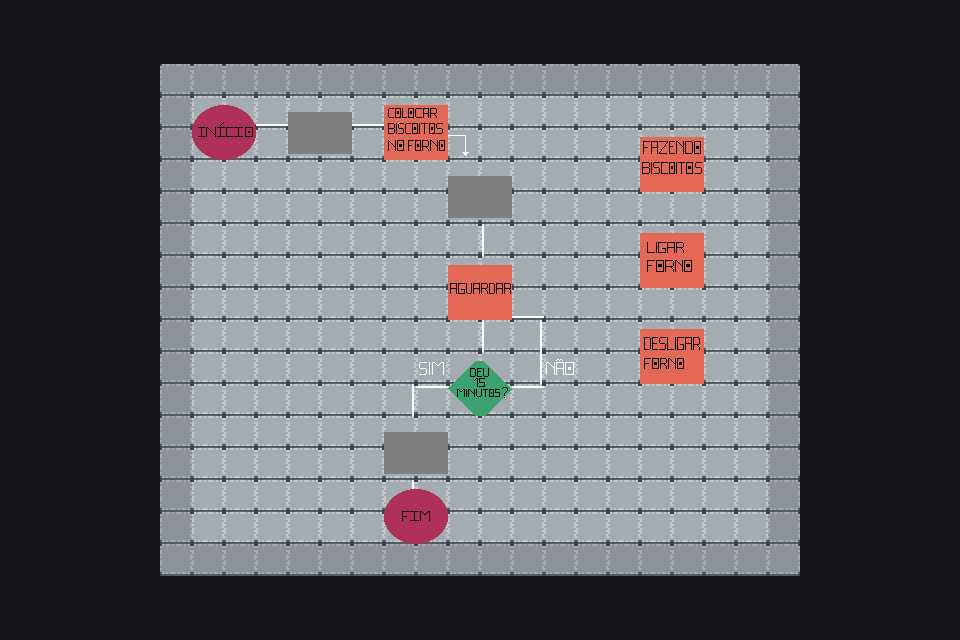

Tiled map render using the project's own tile images. Description and the map definition, with tile-layer contents summarised, below:
An orthogonal 30x20 tile map with 32x32 px tiles, 16 tile layers (fundo, chão, peca A, peca B, ...), 15 tilesets.

<map version="1.10" tiledversion="1.11.0" orientation="orthogonal" renderorder="right-down" width="30" height="20" tilewidth="32" tileheight="32" infinite="0" nextlayerid="93" nextobjectid="11">
 <tileset firstgid="1" name="paredechao" tilewidth="32" tileheight="32" tilecount="256" columns="16">
  <image source="tilesets/paredechao.png" width="512" height="512" />
 </tileset>
 <tileset firstgid="257" name="FG_Cellar_A5" tilewidth="32" tileheight="32" tilecount="128" columns="8">
  <image source="tilesets/FG_Cellar_A5.png" width="256" height="512" />
 </tileset>
 <tileset firstgid="385" name="inicio1" tilewidth="64" tileheight="55" tilecount="1" columns="1">
  <image source="puzzle_nivel1/inicio1.png" width="64" height="55" />
 </tileset>
 <tileset firstgid="386" name="fim1" tilewidth="64" tileheight="55" tilecount="1" columns="1">
  <image source="puzzle_nivel1/fim1.png" width="64" height="55" />
 </tileset>
 <tileset firstgid="387" name="encaixe" tilewidth="64" tileheight="55" tilecount="1" columns="1">
  <image source="puzzle_nivel1/encaixe.png" width="64" height="55" />
 </tileset>
 <tileset firstgid="388" name="linha2" tilewidth="32" tileheight="32" tilecount="1" columns="1">
  <image source="puzzle_nivel2/linha2.png" width="32" height="32" />
 </tileset>
 <tileset firstgid="389" name="Peca A" tilewidth="64" tileheight="55" tilecount="1" columns="1">
  <image source="puzzle_nivel2/Peca A.png" width="64" height="55" />
 </tileset>
 <tileset firstgid="390" name="Peca B" tilewidth="64" tileheight="55" tilecount="1" columns="1">
  <image source="puzzle_nivel2/Peca B.png" width="64" height="55" />
 </tileset>
 <tileset firstgid="391" name="Peca C" tilewidth="64" tileheight="55" tilecount="1" columns="1">
  <image source="puzzle_nivel2/Peca C.png" width="64" height="55" />
 </tileset>
 <tileset firstgid="392" name="tempo" tilewidth="64" tileheight="55" tilecount="1" columns="1">
  <image source="puzzle_nivel2/tempo.png" width="64" height="55" />
 </tileset>
 <tileset firstgid="393" name="colocarforno" tilewidth="64" tileheight="55" tilecount="1" columns="1">
  <image source="puzzle_nivel2/colocarforno.png" width="64" height="55" />
 </tileset>
 <tileset firstgid="394" name="aguardar" tilewidth="64" tileheight="55" tilecount="1" columns="1">
  <image source="puzzle_nivel2/aguardar.png" width="64" height="55" />
 </tileset>
 <tileset firstgid="395" name="linha" tilewidth="32" tileheight="32" tilecount="4" columns="2">
  <image source="puzzle_nivel2/linha.png" width="64" height="64" />
 </tileset>
 <tileset firstgid="399" name="nao" tilewidth="32" tileheight="32" tilecount="1" columns="1">
  <image source="puzzle_nivel2/nao.png" width="32" height="32" />
 </tileset>
 <tileset firstgid="400" name="sim" tilewidth="32" tileheight="32" tilecount="1" columns="1">
  <image source="puzzle_nivel2/sim.png" width="32" height="32" />
 </tileset>
 <layer id="4" name="fundo" width="30" height="20" locked="1">
  <data>[600 cells, 600 non-empty, 1 distinct tile ids]</data>
 </layer>
 <layer id="44" name="chão" width="30" height="20" locked="1">
  <data>[600 cells, 320 non-empty, 2 distinct tile ids]</data>
 </layer>
 <layer id="71" name="peca A" width="30" height="20">
  <data>[600 cells, 1 non-empty, 1 distinct tile ids]</data>
 </layer>
 <layer id="72" name="peca B" width="30" height="20">
  <data>[600 cells, 1 non-empty, 1 distinct tile ids]</data>
 </layer>
 <layer id="73" name="peca C" width="30" height="20">
  <data>[600 cells, 1 non-empty, 1 distinct tile ids]</data>
 </layer>
 <layer id="81" name="linhas" width="30" height="20">
  <data>[600 cells, 12 non-empty, 2 distinct tile ids]</data>
 </layer>
 <layer id="82" name="encpeca A" width="30" height="20">
  <data>[600 cells, 1 non-empty, 1 distinct tile ids]</data>
 </layer>
 <layer id="84" name="encpeca B" width="30" height="20">
  <data>[600 cells, 1 non-empty, 1 distinct tile ids]</data>
 </layer>
 <layer id="90" name="encpeca C" width="30" height="20">
  <data>[600 cells, 1 non-empty, 1 distinct tile ids]</data>
 </layer>
 <layer id="83" name="colocarforno" width="30" height="20">
  <data>[600 cells, 1 non-empty, 1 distinct tile ids]</data>
 </layer>
 <layer id="85" name="aguardar" width="30" height="20">
  <data>[600 cells, 1 non-empty, 1 distinct tile ids]</data>
 </layer>
 <layer id="86" name="tempo" width="30" height="20">
  <data>[600 cells, 1 non-empty, 1 distinct tile ids]</data>
 </layer>
 <layer id="67" name="fim1" width="30" height="20">
  <data>[600 cells, 1 non-empty, 1 distinct tile ids]</data>
 </layer>
 <layer id="47" name="inicio1" width="30" height="20">
  <data>[600 cells, 1 non-empty, 1 distinct tile ids]</data>
 </layer>
 <layer id="91" name="nao" width="30" height="20">
  <data>[600 cells, 1 non-empty, 1 distinct tile ids]</data>
 </layer>
 <layer id="92" name="sim" width="30" height="20">
  <data>[600 cells, 1 non-empty, 1 distinct tile ids]</data>
 </layer>
</map>
